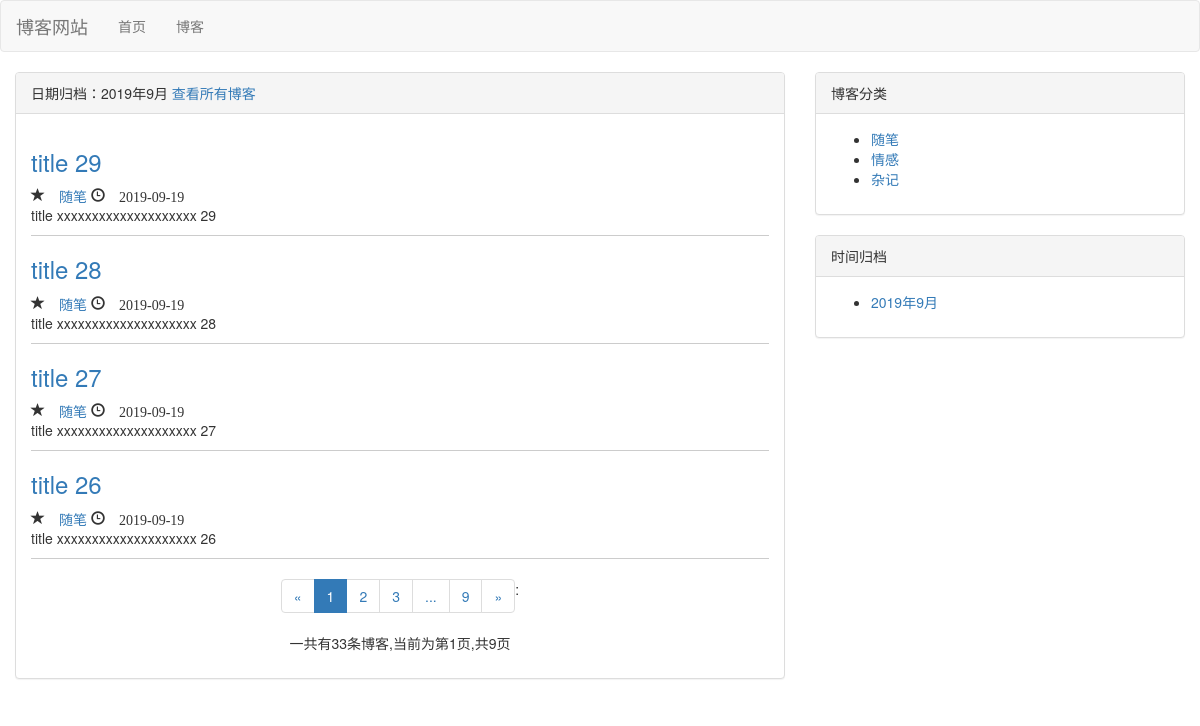
Page /blogs/date/2019/9 on the earlier database version.
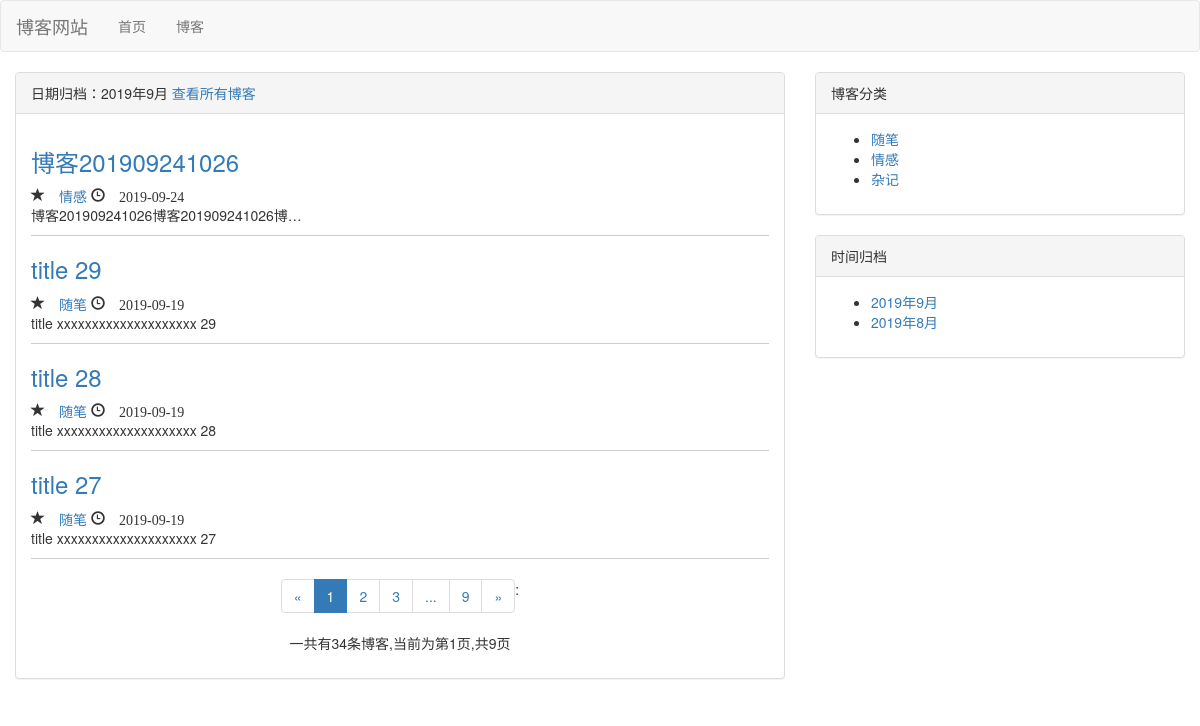
Same page on the later database version.
### blog/models.py (models this page shows, shortened)
class Blog(models.Model):
    title = models.CharField(max_length=50)
    content = models.TextField()
    author = models.ForeignKey(User, on_delete=models.DO_NOTHING)
    created_time = models.DateTimeField(time.localtime, auto_now=True)
    last_updated_time = models.DateTimeField(time.localtime, auto_now_add=True)
    blog_type = models.ForeignKey(BlogType, on_delete=models.DO_NOTHING)
    class Meta:
        ordering = ['-created_time']

class BlogType(models.Model):
    type_name = models.CharField(max_length=130)
    def __str__(self):
        return self.type_name

### blog/views.py (the view)
# urls.py: path('date/<int:year>/<int:month>', blog_with_date, name='blog_date')
def blog_with_date(request, year, month):
    blogs = Blog.objects.filter(created_time__year=year, created_time__month=month)
    blog_types = BlogType.objects.all()
    blog_dates = Blog.objects.dates('created_time', 'month', order='DESC')
    context = page_of_common(request, blogs)
    context['year'] = year
    context['month'] = month
    context['blog_types'] = blog_types
    context['blog_dates'] = blog_dates
    return render_to_response('blog/blog_with_date.html', context)

### blog/views.py (called while the page is built)
def page_of_common(request, blogs):
    context = {}
    paginator = Paginator(blogs, settings.EACH_PAGE_BLOGS_NUM)
    page_num = request.GET.get('page')
    if page_num is None:
        page_num = 1
    blogs_of_page = paginator.get_page(page_num)
    page_range = list(range(max(1, int(page_num) - 2), int(page_num))) + \
                 list(range(int(page_num), min(int(page_num) + 2, paginator.num_pages) + 1))
    if page_range[0] - 1 >= 2:
        page_range.insert(0, '...')
    if paginator.num_pages - page_range[-1] >= 2:
        page_range.append('...')
    if 1 not in page_range:
        page_range.insert(0, 1)
    if paginator.num_pages not in page_range:
        page_range.append(paginator.num_pages)
    context['page_range'] = page_range
    context['blogs'] = blogs_of_page
    return context

### blog/templates/blog/blog_with_date.html (shortened to what the changed rows need)
{% extends 'base.html' %}
{% load staticfiles %}
{% block header_extends %}
    <link rel="stylesheet" href="/static/blog.css">
{% endblock %}
{% block content %}
    <div class="container-fluid">
        <div class="row">
            <div class="col-sm-8 col-md-8">
                <div class="panel panel-default">
                    <div class="panel-body">
                        {% for blog in blogs.object_list %}
                            <div class="blog">
                                <a href="{% url 'blog' blog.pk %}">
                                    <h3>{{ blog.title }}</h3>
                                </a>
                                <span class="glyphicon glyphicon-star" aria-hidden="true">
                                    <a href="{% url 'blog_type' blog.blog_type.pk %}">
                                        {{ blog.blog_type }}
                                    </a>
                                </span>
                                <span class="glyphicon glyphicon-time" aria-hidden="true">
                                    {{ blog.created_time|date:"Y-m-d" }}
                                </span>
                                <p>{{ blog.content|truncatechars:30 }}</p>
                            </div>
                        {% empty %}
                            <p>--  暂无博客，敬请期待  --</p>
                        {%endfor%}
                        <div class="page-index">
                            <div aria-label="Page navigation">
                                <ul class="pagination">
                                    <li>
                                    </li>
                                    {% for page in page_range %}
                                        {% if page == "..." %}:
                                            <li><span>{{ page }}</span></li>
                                        {% else %}
                                            {% if page == blogs.number %}
                                                <li class="active"><span>{{ page }}</span></li>
                                            {%else%}
                                                <li><a href="?page={{ page }}">{{ page }}</a></li>
                                            {%endif%}
                                        {% endif %}
                                    {% endfor %}
                                    <li>
                                    </li>
                                </ul>
                            </div>
                            <p>一共有{{ blogs.paginator.count}}条博客,当前为第{{blogs.number}}页,共{{blogs.paginator.num_pages}}页</p>
                        </div>
                    </div>
                </div>
            </div>
            <div class="col-sm-8 col-md-4">
                <div class="panel panel-default">
                    <div class="panel-body">
                        <ul>
                            {% for blog_type in blog_types %}
                                <li>
                                    <a href="{% url 'blog_type' blog_type.pk %}">
                                        {{ blog_type.type_name }}
                                    </a>
                                </li>
                                {% empty %}
                                    <li>-- 暂无博客类型 --</li>
                            {% endfor %}
                        </ul>
                    </div>
                </div>
                <div class="panel panel-default">
                    <div class="panel-body">
                        <ul>
                            {% for date in blog_dates %}
                                <li>
                                    <a href="{% url 'blog_date' date.year date.month %}">{{ date.year }}年{{date.month}}月</a>
                                </li>
                            {% endfor %}
                        </ul>
                    </div>
                </div>
            </div>
        </div>
    </div>
{% endblock %}

Differences in the rows shown:
no longer on this page (row unchanged): Blog: title "title 26", blog_type "随笔", created_time "2019-09-19", content "title xxxxxxxxxxxxxxxxxxxx 26"
added Blog: title "博客201909241026", blog_type "情感", created_time "2019-09-24", content "博客201909241026博客201909241026博…"
Other differences:
{{ blogs.paginator.count }}: "33" → "34"
new list line: "2019 年 8 月"
